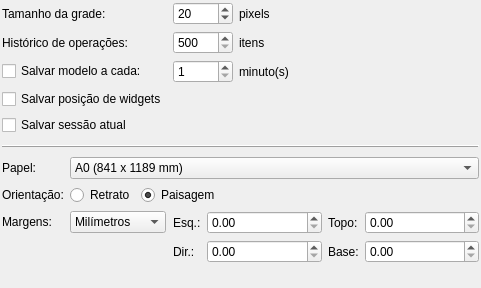
<?xml version="1.0" encoding="UTF-8"?>
<ui version="4.0">
 <class>ConfGeralWidget</class>
 <widget class="QWidget" name="ConfGeralWidget">
  <property name="geometry">
   <rect>
    <x>0</x>
    <y>0</y>
    <width>481</width>
    <height>288</height>
   </rect>
  </property>
  <property name="minimumSize">
   <size>
    <width>0</width>
    <height>0</height>
   </size>
  </property>
  <property name="windowTitle">
   <string>Form</string>
  </property>
  <layout class="QGridLayout" name="confgeral_grid">
   <property name="margin">
    <number>2</number>
   </property>
   <property name="spacing">
    <number>6</number>
   </property>
   <item row="0" column="0" colspan="2">
    <widget class="QLabel" name="tam_grade_lbl">
     <property name="sizePolicy">
      <sizepolicy hsizetype="Fixed" vsizetype="Preferred">
       <horstretch>0</horstretch>
       <verstretch>0</verstretch>
      </sizepolicy>
     </property>
     <property name="minimumSize">
      <size>
       <width>120</width>
       <height>0</height>
      </size>
     </property>
     <property name="text">
      <string>Tamanho da grade:</string>
     </property>
    </widget>
   </item>
   <item row="0" column="2" colspan="2">
    <layout class="QHBoxLayout" name="horizontalLayout_4">
     <item>
      <widget class="QSpinBox" name="tam_grade_spb">
       <property name="sizePolicy">
        <sizepolicy hsizetype="Minimum" vsizetype="Fixed">
         <horstretch>0</horstretch>
         <verstretch>0</verstretch>
        </sizepolicy>
       </property>
       <property name="minimumSize">
        <size>
         <width>60</width>
         <height>0</height>
        </size>
       </property>
       <property name="minimum">
        <number>10</number>
       </property>
       <property name="maximum">
        <number>100</number>
       </property>
       <property name="singleStep">
        <number>1</number>
       </property>
       <property name="value">
        <number>20</number>
       </property>
      </widget>
     </item>
     <item>
      <widget class="QLabel" name="label_9">
       <property name="sizePolicy">
        <sizepolicy hsizetype="Expanding" vsizetype="Preferred">
         <horstretch>0</horstretch>
         <verstretch>0</verstretch>
        </sizepolicy>
       </property>
       <property name="minimumSize">
        <size>
         <width>50</width>
         <height>0</height>
        </size>
       </property>
       <property name="maximumSize">
        <size>
         <width>16777215</width>
         <height>16777215</height>
        </size>
       </property>
       <property name="text">
        <string>pixels</string>
       </property>
      </widget>
     </item>
    </layout>
   </item>
   <item row="1" column="0" colspan="2">
    <widget class="QLabel" name="tam_lista_lbl">
     <property name="sizePolicy">
      <sizepolicy hsizetype="Fixed" vsizetype="Preferred">
       <horstretch>0</horstretch>
       <verstretch>0</verstretch>
      </sizepolicy>
     </property>
     <property name="minimumSize">
      <size>
       <width>120</width>
       <height>0</height>
      </size>
     </property>
     <property name="text">
      <string>Histórico de operações:</string>
     </property>
    </widget>
   </item>
   <item row="1" column="2" colspan="2">
    <layout class="QHBoxLayout" name="horizontalLayout_3">
     <item>
      <widget class="QSpinBox" name="tam_lista_spb">
       <property name="sizePolicy">
        <sizepolicy hsizetype="Minimum" vsizetype="Fixed">
         <horstretch>0</horstretch>
         <verstretch>0</verstretch>
        </sizepolicy>
       </property>
       <property name="minimumSize">
        <size>
         <width>60</width>
         <height>0</height>
        </size>
       </property>
       <property name="minimum">
        <number>500</number>
       </property>
       <property name="maximum">
        <number>1000</number>
       </property>
      </widget>
     </item>
     <item>
      <widget class="QLabel" name="label_8">
       <property name="sizePolicy">
        <sizepolicy hsizetype="Expanding" vsizetype="Preferred">
         <horstretch>0</horstretch>
         <verstretch>0</verstretch>
        </sizepolicy>
       </property>
       <property name="minimumSize">
        <size>
         <width>50</width>
         <height>0</height>
        </size>
       </property>
       <property name="maximumSize">
        <size>
         <width>16777215</width>
         <height>16777215</height>
        </size>
       </property>
       <property name="text">
        <string>itens</string>
       </property>
      </widget>
     </item>
    </layout>
   </item>
   <item row="2" column="0" colspan="2">
    <widget class="QCheckBox" name="salvar_mod_chk">
     <property name="sizePolicy">
      <sizepolicy hsizetype="Fixed" vsizetype="Fixed">
       <horstretch>0</horstretch>
       <verstretch>0</verstretch>
      </sizepolicy>
     </property>
     <property name="minimumSize">
      <size>
       <width>160</width>
       <height>0</height>
      </size>
     </property>
     <property name="text">
      <string>Salvar modelo a cada:</string>
     </property>
    </widget>
   </item>
   <item row="2" column="2" colspan="2">
    <layout class="QHBoxLayout" name="horizontalLayout_2">
     <item>
      <widget class="QSpinBox" name="salvar_mod_spb">
       <property name="sizePolicy">
        <sizepolicy hsizetype="Preferred" vsizetype="Fixed">
         <horstretch>0</horstretch>
         <verstretch>0</verstretch>
        </sizepolicy>
       </property>
       <property name="minimumSize">
        <size>
         <width>60</width>
         <height>0</height>
        </size>
       </property>
       <property name="minimum">
        <number>1</number>
       </property>
       <property name="maximum">
        <number>30</number>
       </property>
      </widget>
     </item>
     <item>
      <widget class="QLabel" name="label_3">
       <property name="sizePolicy">
        <sizepolicy hsizetype="Expanding" vsizetype="Preferred">
         <horstretch>0</horstretch>
         <verstretch>0</verstretch>
        </sizepolicy>
       </property>
       <property name="minimumSize">
        <size>
         <width>50</width>
         <height>0</height>
        </size>
       </property>
       <property name="maximumSize">
        <size>
         <width>16777215</width>
         <height>16777215</height>
        </size>
       </property>
       <property name="text">
        <string>minuto(s)</string>
       </property>
      </widget>
     </item>
    </layout>
   </item>
   <item row="3" column="0" colspan="2">
    <widget class="QCheckBox" name="salvar_wgts_chk">
     <property name="sizePolicy">
      <sizepolicy hsizetype="Preferred" vsizetype="Fixed">
       <horstretch>0</horstretch>
       <verstretch>0</verstretch>
      </sizepolicy>
     </property>
     <property name="minimumSize">
      <size>
       <width>0</width>
       <height>0</height>
      </size>
     </property>
     <property name="text">
      <string>Salvar posição de widgets</string>
     </property>
    </widget>
   </item>
   <item row="4" column="0" colspan="2">
    <widget class="QCheckBox" name="salvar_sessao_chk">
     <property name="sizePolicy">
      <sizepolicy hsizetype="Fixed" vsizetype="Fixed">
       <horstretch>0</horstretch>
       <verstretch>0</verstretch>
      </sizepolicy>
     </property>
     <property name="minimumSize">
      <size>
       <width>0</width>
       <height>0</height>
      </size>
     </property>
     <property name="text">
      <string>Salvar sessão atual </string>
     </property>
    </widget>
   </item>
   <item row="5" column="0" colspan="4">
    <widget class="QFrame" name="frame_2">
     <property name="minimumSize">
      <size>
       <width>0</width>
       <height>10</height>
      </size>
     </property>
     <property name="frameShape">
      <enum>QFrame::HLine</enum>
     </property>
     <property name="frameShadow">
      <enum>QFrame::Raised</enum>
     </property>
    </widget>
   </item>
   <item row="6" column="0">
    <widget class="QLabel" name="papel_lbl">
     <property name="sizePolicy">
      <sizepolicy hsizetype="Fixed" vsizetype="Preferred">
       <horstretch>0</horstretch>
       <verstretch>0</verstretch>
      </sizepolicy>
     </property>
     <property name="text">
      <string>Papel:</string>
     </property>
    </widget>
   </item>
   <item row="6" column="1" colspan="3">
    <widget class="QComboBox" name="papel_cmb">
     <property name="sizePolicy">
      <sizepolicy hsizetype="Preferred" vsizetype="Fixed">
       <horstretch>0</horstretch>
       <verstretch>0</verstretch>
      </sizepolicy>
     </property>
     <property name="maximumSize">
      <size>
       <width>16777215</width>
       <height>16777215</height>
      </size>
     </property>
     <property name="currentIndex">
      <number>0</number>
     </property>
     <item>
      <property name="text">
       <string>A0 (841 x 1189 mm)</string>
      </property>
     </item>
     <item>
      <property name="text">
       <string>A1 (594 x 841 mm)</string>
      </property>
     </item>
     <item>
      <property name="text">
       <string>A2 (420 x 594 mm)</string>
      </property>
     </item>
     <item>
      <property name="text">
       <string>A3 (297 x 420 mm)</string>
      </property>
     </item>
     <item>
      <property name="text">
       <string>A4 (210 x 297 mm)</string>
      </property>
     </item>
     <item>
      <property name="text">
       <string>A5 (148 x 210 mm)</string>
      </property>
     </item>
     <item>
      <property name="text">
       <string>A6 (105 x 148 mm)</string>
      </property>
     </item>
     <item>
      <property name="text">
       <string>A7 (74 x 105 mm)</string>
      </property>
     </item>
     <item>
      <property name="text">
       <string>A8 (52 x 74 mm)</string>
      </property>
     </item>
     <item>
      <property name="text">
       <string>A9 (37 x 52 mm)</string>
      </property>
     </item>
     <item>
      <property name="text">
       <string>B0 (1030 x 1456 mm)</string>
      </property>
     </item>
     <item>
      <property name="text">
       <string>B1 (728 x 1030 mm)</string>
      </property>
     </item>
     <item>
      <property name="text">
       <string>B10 (32 x 45 mm)</string>
      </property>
     </item>
     <item>
      <property name="text">
       <string>B2 (515 x 728 mm)</string>
      </property>
     </item>
     <item>
      <property name="text">
       <string>B3 (364 x 515 mm)</string>
      </property>
     </item>
     <item>
      <property name="text">
       <string>B4 (257 x 364 mm)</string>
      </property>
     </item>
     <item>
      <property name="text">
       <string>B5 (182 x 257 mm)</string>
      </property>
     </item>
     <item>
      <property name="text">
       <string>B6 (128 x 182 mm)</string>
      </property>
     </item>
     <item>
      <property name="text">
       <string>B7 (91 x 128 mm)</string>
      </property>
     </item>
     <item>
      <property name="text">
       <string>B8 (64 x 91 mm)</string>
      </property>
     </item>
     <item>
      <property name="text">
       <string>B9 (45 x 64 mm)</string>
      </property>
     </item>
     <item>
      <property name="text">
       <string>C5E (163 x 229 mm)</string>
      </property>
     </item>
     <item>
      <property name="text">
       <string>Comm10E (105 x 241 mm)</string>
      </property>
     </item>
     <item>
      <property name="text">
       <string>DLE (110 x 220 mm)</string>
      </property>
     </item>
     <item>
      <property name="text">
       <string>Executive (191 x 254 mm)</string>
      </property>
     </item>
     <item>
      <property name="text">
       <string>Folio (210 x 330 mm)</string>
      </property>
     </item>
     <item>
      <property name="text">
       <string>Ledger (432 x 279 mm)</string>
      </property>
     </item>
     <item>
      <property name="text">
       <string>Legal (216 x 356 mm)</string>
      </property>
     </item>
     <item>
      <property name="text">
       <string>Letter (216 x 279 mm)</string>
      </property>
     </item>
     <item>
      <property name="text">
       <string>Tabloid (279 x 432 mm)</string>
      </property>
     </item>
     <item>
      <property name="text">
       <string>Personalizado (Baseado nas margens)</string>
      </property>
     </item>
    </widget>
   </item>
   <item row="7" column="0">
    <widget class="QLabel" name="orientacao_lbl">
     <property name="sizePolicy">
      <sizepolicy hsizetype="Fixed" vsizetype="Preferred">
       <horstretch>0</horstretch>
       <verstretch>0</verstretch>
      </sizepolicy>
     </property>
     <property name="text">
      <string>Orientação:</string>
     </property>
    </widget>
   </item>
   <item row="7" column="1" colspan="3">
    <layout class="QHBoxLayout" name="horizontalLayout">
     <item>
      <widget class="QRadioButton" name="retrato_rb">
       <property name="sizePolicy">
        <sizepolicy hsizetype="Preferred" vsizetype="Fixed">
         <horstretch>0</horstretch>
         <verstretch>0</verstretch>
        </sizepolicy>
       </property>
       <property name="text">
        <string>Retrato</string>
       </property>
      </widget>
     </item>
     <item>
      <widget class="QRadioButton" name="paisagem_rb">
       <property name="sizePolicy">
        <sizepolicy hsizetype="Expanding" vsizetype="Fixed">
         <horstretch>0</horstretch>
         <verstretch>0</verstretch>
        </sizepolicy>
       </property>
       <property name="text">
        <string>Paisagem</string>
       </property>
       <property name="checked">
        <bool>true</bool>
       </property>
      </widget>
     </item>
    </layout>
   </item>
   <item row="8" column="0">
    <widget class="QLabel" name="margens_lbl">
     <property name="sizePolicy">
      <sizepolicy hsizetype="Fixed" vsizetype="Preferred">
       <horstretch>0</horstretch>
       <verstretch>0</verstretch>
      </sizepolicy>
     </property>
     <property name="text">
      <string>Margens:</string>
     </property>
    </widget>
   </item>
   <item row="8" column="1">
    <widget class="QComboBox" name="unidade_cmb">
     <property name="sizePolicy">
      <sizepolicy hsizetype="Fixed" vsizetype="Fixed">
       <horstretch>0</horstretch>
       <verstretch>0</verstretch>
      </sizepolicy>
     </property>
     <property name="currentIndex">
      <number>0</number>
     </property>
     <item>
      <property name="text">
       <string>Milímetros</string>
      </property>
     </item>
     <item>
      <property name="text">
       <string>Pixels</string>
      </property>
     </item>
     <item>
      <property name="text">
       <string>Polegadas</string>
      </property>
     </item>
     <item>
      <property name="text">
       <string>Centímetros</string>
      </property>
     </item>
    </widget>
   </item>
   <item row="8" column="2" rowspan="2" colspan="2">
    <layout class="QGridLayout" name="gridLayout">
     <item row="0" column="0">
      <widget class="QLabel" name="label_2">
       <property name="text">
        <string>Esq.:</string>
       </property>
      </widget>
     </item>
     <item row="0" column="1">
      <widget class="QDoubleSpinBox" name="marg_esq">
       <property name="sizePolicy">
        <sizepolicy hsizetype="Expanding" vsizetype="Fixed">
         <horstretch>0</horstretch>
         <verstretch>0</verstretch>
        </sizepolicy>
       </property>
       <property name="minimumSize">
        <size>
         <width>50</width>
         <height>23</height>
        </size>
       </property>
       <property name="toolTip">
        <string>Margem esquerda</string>
       </property>
       <property name="maximum">
        <double>5000.000000000000000</double>
       </property>
      </widget>
     </item>
     <item row="0" column="2">
      <widget class="QLabel" name="label_4">
       <property name="text">
        <string>Topo:</string>
       </property>
      </widget>
     </item>
     <item row="0" column="3">
      <widget class="QDoubleSpinBox" name="marg_topo">
       <property name="sizePolicy">
        <sizepolicy hsizetype="Expanding" vsizetype="Fixed">
         <horstretch>0</horstretch>
         <verstretch>0</verstretch>
        </sizepolicy>
       </property>
       <property name="minimumSize">
        <size>
         <width>50</width>
         <height>23</height>
        </size>
       </property>
       <property name="toolTip">
        <string>Margem topo</string>
       </property>
       <property name="maximum">
        <double>5000.000000000000000</double>
       </property>
      </widget>
     </item>
     <item row="1" column="0">
      <widget class="QLabel" name="label">
       <property name="text">
        <string>Dir.:</string>
       </property>
      </widget>
     </item>
     <item row="1" column="1">
      <widget class="QDoubleSpinBox" name="marg_dir">
       <property name="sizePolicy">
        <sizepolicy hsizetype="Expanding" vsizetype="Fixed">
         <horstretch>0</horstretch>
         <verstretch>0</verstretch>
        </sizepolicy>
       </property>
       <property name="minimumSize">
        <size>
         <width>50</width>
         <height>23</height>
        </size>
       </property>
       <property name="toolTip">
        <string>Margem direita</string>
       </property>
       <property name="maximum">
        <double>5000.000000000000000</double>
       </property>
      </widget>
     </item>
     <item row="1" column="2">
      <widget class="QLabel" name="label_5">
       <property name="text">
        <string>Base:</string>
       </property>
      </widget>
     </item>
     <item row="1" column="3">
      <widget class="QDoubleSpinBox" name="marg_base">
       <property name="sizePolicy">
        <sizepolicy hsizetype="Expanding" vsizetype="Fixed">
         <horstretch>0</horstretch>
         <verstretch>0</verstretch>
        </sizepolicy>
       </property>
       <property name="minimumSize">
        <size>
         <width>50</width>
         <height>23</height>
        </size>
       </property>
       <property name="toolTip">
        <string>Margem base</string>
       </property>
       <property name="maximum">
        <double>5000.000000000000000</double>
       </property>
      </widget>
     </item>
    </layout>
   </item>
   <item row="9" column="0" colspan="2">
    <spacer name="horizontalSpacer">
     <property name="orientation">
      <enum>Qt::Horizontal</enum>
     </property>
     <property name="sizeHint" stdset="0">
      <size>
       <width>181</width>
       <height>22</height>
      </size>
     </property>
    </spacer>
   </item>
   <item row="10" column="3">
    <spacer name="verticalSpacer_3">
     <property name="orientation">
      <enum>Qt::Vertical</enum>
     </property>
     <property name="sizeHint" stdset="0">
      <size>
       <width>20</width>
       <height>30</height>
      </size>
     </property>
    </spacer>
   </item>
  </layout>
 </widget>
 <resources/>
 <connections/>
</ui>
